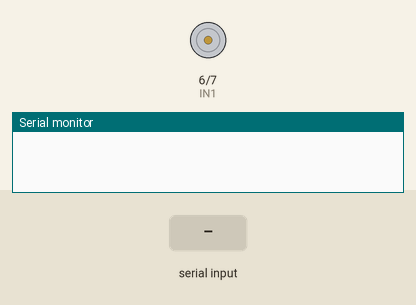
Recording of a sketch running on a simulated Arduino Mega 2560, built with avr-gcc and run on an emulated ATmega2560. On the bench: motor-driver pin pairs drawn as motors (green arrow = first pin HIGH = forward, orange = second pin HIGH = backward, longer = more drive, scaled by the enable pin), the last lines printed to the serial monitor. The inputs (shaded band) are chosen by the test bench.

Above: at 1.2 s.
1.3 s: "MOTOR_FWD 45\n" received over the second serial link
At 1.8 s:
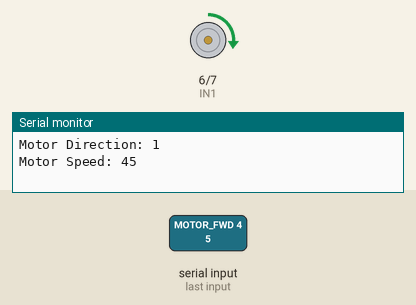
2.8 s: "MOTOR_REV 45\n" received over the second serial link
At 4.1 s:
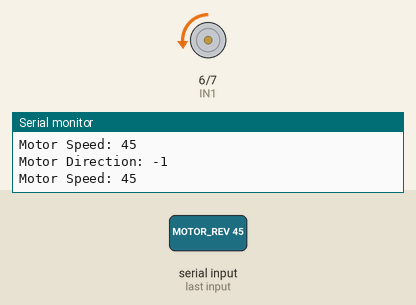
Timing chart, 0 to 5.8 s (numbered marks = the images above; inputs shaded):
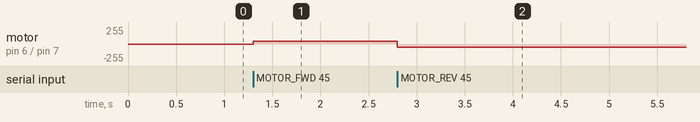

Measured:
- after the input at 1.3 s, motor on pin 6 (IN1) / pin 7 (IN2): stopped → forward 45/255 at once
- after the input at 2.8 s, motor on pin 6 (IN1) / pin 7 (IN2): forward 45/255 → backward 45/255 at once

The sketch:

active_mode_97.ino
```cpp
// snippet: active_mode_97
// tags: active, serial, command, response, softwareserial
// boards: avr, megaavr
// not-tags: romi32u4
// library: SoftwareSerial
// description: Active sketch: MOTOR_FWD <speed> and MOTOR_REV <speed> over serial drive L298N on pins 5/6/7
// prompts: active, sketch, motor_fwd, <speed>, motor_rev, <speed>
// verified: compile-only
// source: kd-generated (id 97)
// exact-include: SoftwareSerial.h

#include <SoftwareSerial.h>

int motorSpeed = 0;
int motorDir = 0;

// SoftwareSerial on pins 10 (RX) / 11 (TX) — AVR-only library
SoftwareSerial Serial2(10, 11);

void setup() {
  Serial.begin(9600);
  Serial2.begin(9600);
  pinMode(5, OUTPUT); // ENA
  pinMode(6, OUTPUT); // IN1
  pinMode(7, OUTPUT); // IN2
}

void loop() {
  // Read commands from SoftwareSerial (Serial2)
  if (Serial2.available()) {
    String command = Serial2.readStringUntil('\n');
    command.trim();

    if (command.startsWith("MOTOR_FWD")) {
      // Parse speed after the command + space
      int spaceIdx = command.indexOf(' ');
      if (spaceIdx > 0) {
        motorSpeed = command.substring(spaceIdx + 1).toInt();
        motorSpeed = constrain(motorSpeed, 0, 255);
        motorDir = 1;
        motorForward(motorSpeed);
      }
    } else if (command.startsWith("MOTOR_REV")) {
      int spaceIdx = command.indexOf(' ');
      if (spaceIdx > 0) {
        motorSpeed = command.substring(spaceIdx + 1).toInt();
        motorSpeed = constrain(motorSpeed, 0, 255);
        motorDir = -1;
        motorBackward(motorSpeed);
      }
    }
  }

  // Print status only when a command changes state (avoid flooding)
  static int lastDir = 0, lastSpeed = 0;
  if (motorDir != lastDir || motorSpeed != lastSpeed) {
    lastDir = motorDir;
    lastSpeed = motorSpeed;
    Serial.print("Motor Direction: ");
    Serial.println(motorDir);
    Serial.print("Motor Speed: ");
    Serial.println(motorSpeed);
  }
}

void motorForward(int speed) {
  digitalWrite(6, HIGH);
  digitalWrite(7, LOW);
  analogWrite(5, speed);
}

void motorBackward(int speed) {
  digitalWrite(6, LOW);
  digitalWrite(7, HIGH);
  analogWrite(5, speed);
}
```
